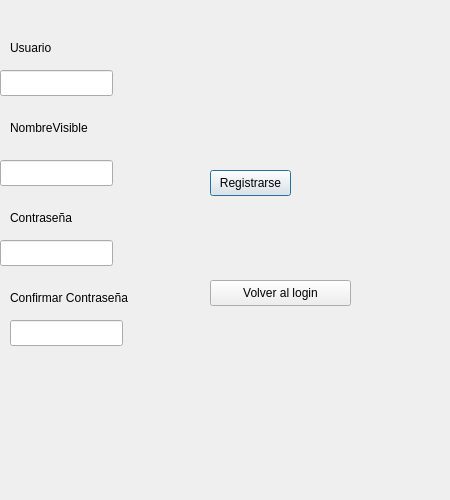
<?xml version="1.0" encoding="UTF-8"?>
<ui version="4.0">
 <class>Registro</class>
 <widget class="QDialog" name="Registro">
  <property name="geometry">
   <rect>
    <x>0</x>
    <y>0</y>
    <width>450</width>
    <height>500</height>
   </rect>
  </property>
  <property name="windowTitle">
   <string>RegistrarUsuario</string>
  </property>
  <widget class="QLabel" name="label">
   <property name="geometry">
    <rect>
     <x>10</x>
     <y>40</y>
     <width>49</width>
     <height>16</height>
    </rect>
   </property>
   <property name="text">
    <string>Usuario</string>
   </property>
  </widget>
  <widget class="QLabel" name="label_2">
   <property name="geometry">
    <rect>
     <x>10</x>
     <y>120</y>
     <width>161</width>
     <height>16</height>
    </rect>
   </property>
   <property name="text">
    <string>NombreVisible</string>
   </property>
  </widget>
  <widget class="QLabel" name="label_3">
   <property name="geometry">
    <rect>
     <x>10</x>
     <y>210</y>
     <width>161</width>
     <height>16</height>
    </rect>
   </property>
   <property name="text">
    <string>Contraseña</string>
   </property>
  </widget>
  <widget class="QLabel" name="label_4">
   <property name="geometry">
    <rect>
     <x>10</x>
     <y>290</y>
     <width>131</width>
     <height>16</height>
    </rect>
   </property>
   <property name="text">
    <string>Confirmar Contraseña</string>
   </property>
  </widget>
  <widget class="QLineEdit" name="txtUsuario">
   <property name="geometry">
    <rect>
     <x>0</x>
     <y>70</y>
     <width>113</width>
     <height>26</height>
    </rect>
   </property>
  </widget>
  <widget class="QLineEdit" name="txtNombreVi">
   <property name="geometry">
    <rect>
     <x>0</x>
     <y>160</y>
     <width>113</width>
     <height>26</height>
    </rect>
   </property>
  </widget>
  <widget class="QLineEdit" name="txtContrasea">
   <property name="geometry">
    <rect>
     <x>0</x>
     <y>240</y>
     <width>113</width>
     <height>26</height>
    </rect>
   </property>
   <property name="echoMode">
    <enum>QLineEdit::EchoMode::Password</enum>
   </property>
  </widget>
  <widget class="QLineEdit" name="txtConfirmarContra">
   <property name="geometry">
    <rect>
     <x>10</x>
     <y>320</y>
     <width>113</width>
     <height>26</height>
    </rect>
   </property>
   <property name="echoMode">
    <enum>QLineEdit::EchoMode::Password</enum>
   </property>
  </widget>
  <widget class="QPushButton" name="btnRegistro">
   <property name="geometry">
    <rect>
     <x>210</x>
     <y>170</y>
     <width>81</width>
     <height>26</height>
    </rect>
   </property>
   <property name="text">
    <string>Registrarse</string>
   </property>
  </widget>
  <widget class="QPushButton" name="btnVolverLogin">
   <property name="geometry">
    <rect>
     <x>210</x>
     <y>280</y>
     <width>141</width>
     <height>26</height>
    </rect>
   </property>
   <property name="text">
    <string>Volver al login</string>
   </property>
  </widget>
 </widget>
 <resources/>
 <connections/>
</ui>
